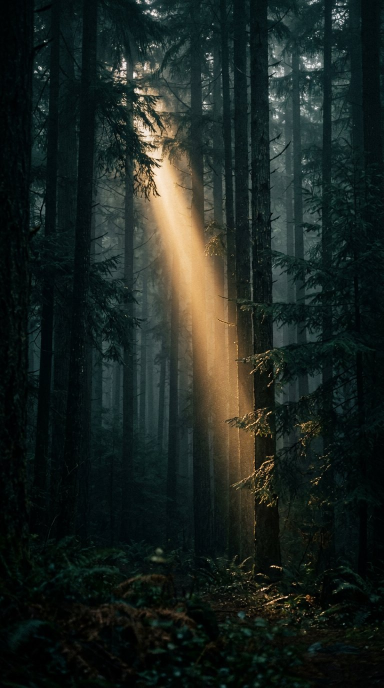
#> input picture app/assets/img/bg1.jpg, 768 x 1376 px (shown at 1/2 size)
$ python -i render.py   (imports and definitions only)
#> lines starting #> are read from the running program, lines starting #| are printed output that depends on the picture
#!/usr/bin/env python3
"""WF-03 V2 picture renderer — TUMHARI RESERVED SEAT · MONARCH NOIR IMAX TABAHI.

A deterministic 1920x1080 / 24 fps / 74 s multi-plane noir railway-platform upgrade. It does
not reuse THE SHADOW's lantern/cast-shadow device or THE WINDOW's apartment
facade. The physical spine is one self-punching reserved ticket.
"""
from __future__ import annotations

import argparse
import bisect
import json
import math
from pathlib import Path
import subprocess
import sys
import time
from functools import lru_cache

import numpy as np
from PIL import Image, ImageDraw, ImageFilter, ImageFont, ImageChops, ImageEnhance

HERE = Path(__file__).resolve().parent
PROJECT = HERE.parent
STYLE = PROJECT.parents[1]
REPO = STYLE.parents[1]
WF01 = REPO / "styles" / "monarch-stickman-animation"
sys.path.insert(0, str(WF01 / "src"))
sys.path.insert(0, str(STYLE / "src"))
sys.path.insert(0, str(PROJECT / "src"))
import human as HM  # noqa: E402

W, H, FPS = 1920, 1080, 24
# [1 line that did not run here, left out]
# [1 line that did not run here, left out]
# [1 line that did not run here, left out]
# [1 line that did not run here, left out]
# [1 line that did not run here, left out]
FONT_DIR = PROJECT / "assets" / "fonts"
_FONTS = {}

BLACK = (5, 6, 9)
WALL = (13, 16, 21)
FLOOR = (16, 19, 24)
BONE = (232, 230, 220)
SLATE = (110, 120, 132)
CYAN = (91, 160, 184)
BLUE = (64, 98, 142)
RED = (188, 43, 42)
AMBER = (224, 164, 80)
GREEN = (78, 142, 106)


def clamp(x, a=0.0, b=1.0): return max(a, min(b, x))
def ease(x): x=clamp(x); return x*x*(3-2*x)
def out(x,p=3): return 1-(1-clamp(x))**p


# [15 lines left out: functions font, fit, not called in this run]


def base_gradient():
    yy=np.linspace(0,1,H,dtype=np.float32)[:,None,None]
    top=np.array([7,9,14],np.float32)[None,None,:]
    bot=np.array([17,20,25],np.float32)[None,None,:]
    arr=top*(1-yy)+bot*yy
    arr=np.repeat(arr,W,axis=1)
    rng=np.random.default_rng(3301)
    arr += rng.normal(0,1.5,(H,W,1)).astype(np.float32)
    return Image.fromarray(np.clip(arr,0,255).astype(np.uint8),"RGB").convert("RGBA")

BASE=base_gradient()
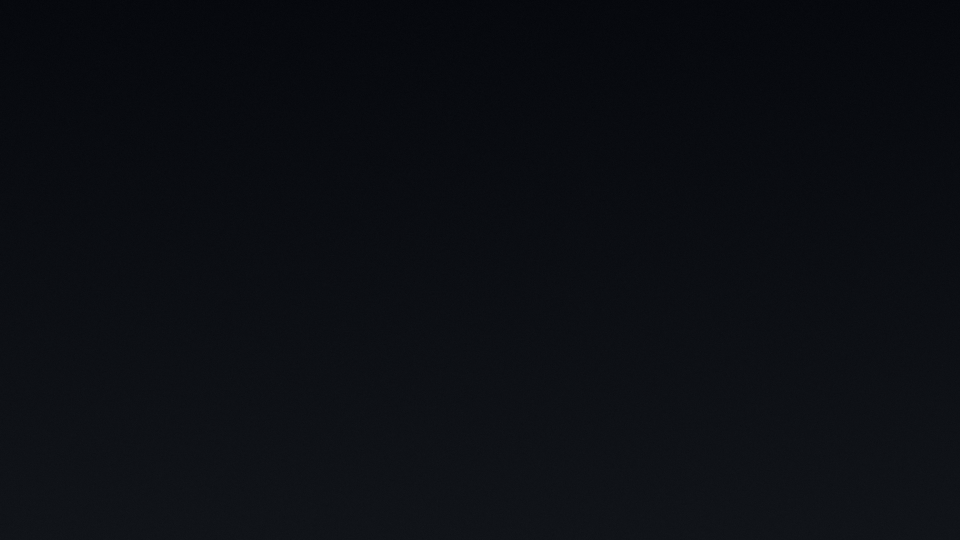
#> BASE: PIL image 1920x1080 RGBA (shown at 1/2 size); mean R, G, B, A 11.5, 14, 19, 255


# [395 lines left out: functions glow, station, _station_q, title, small, draw_ticket and 9 more, not called in this run]


# ---------------------------------------------------------------------------
# V2 NOIR IMAX TABAHI LAYER
# Deepens the existing platform into foreground/mid/background planes, adds
# motivated dolly/lens controls, real floor reflection, suspended rain depth,
# anamorphic practicals and five authored visual set pieces. Darkness remains
# controlled; the upgrade is spatial and cinematic rather than merely louder.
V2_WTF_BEATS={1,12,21,25,34}
V2_TRANSITIONS=(
    "printer_macro_depth","train_window_match","rail_occlusion_whip","split_flap_volume",
    "fluorescent_phase_cut","ticket_hole_constellation","reflection_roll","clock_shutter",
    "rain_freeze_orbit","amber_relay_bloom","platform_dolly_pass","carriage_portal",
)


def _beat_at(t):
    idx=min(len(BEATS)-1,max(0,bisect.bisect_right(STARTS,t)-1));b=BEATS[idx]
    return b,clamp((t-b["t0"])/max(.001,b["t1"]-b["t0"])),t-b["t0"]


# [120 lines left out: functions _camera_control, _atmos_plate, _floor_reflection, _lens_and_rain, _setpiece, _transition_energy, not called in this run]


def render_frame(i):
    t=i/FPS;beat,p,lp=_beat_at(t);bid=beat["id"]
    amber=out((t-64.59)/9.2)*.75 if t>64.59 else 0.0
    col=RED if bid in (1,2,5,6,11,24,25,26,27) else (AMBER if bid>=19 and bid not in (22,23,28,29,30) else (GREEN if bid in (22,23,28,29,30,31,32) else CYAN))
    base=_render_base_frame(i).convert("RGBA")
    base=_camera_control(base,t,bid,p)
    _floor_reflection(base,t,bid)
    atmos=_atmos_plate(int(t*4)%16,bid).resize((W,H),Image.Resampling.BICUBIC)
    base=Image.alpha_composite(base,atmos)
    fx=Image.new("RGBA",(W,H),(0,0,0,0))
    _lens_and_rain(fx,t,bid,p,col)
    _setpiece(fx,t,bid,p,col)
    # Motivated volumetric shaft shifts from cyan to amber only after action.
    fd=ImageDraw.Draw(fx,"RGBA");sx=360+(t*.9%1)*1180
    c=AMBER if t>=64.59 else CYAN
    fd.polygon([(sx-80,135),(sx+70,135),(sx+430,900),(sx-310,900)],fill=c+((13 if bid not in V2_WTF_BEATS else 24),))
    outim=Image.alpha_composite(base,fx)
    tr=_transition_energy(outim,lp,bid,col)
    if tr is not None:outim=tr
    # Cinemascope aperture breathes only at truth/finale; output remains 16:9.
    if bid in (25,34):
        bars=int(20+34*math.sin(math.pi*p));dd=ImageDraw.Draw(outim,"RGBA")
        dd.rectangle([0,0,W,bars],fill=BLACK+(245,));dd.rectangle([0,H-bars,W,H],fill=BLACK+(245,))
    # Restrained noir grade: richer blacks, protected practicals.
    rgb=ImageEnhance.Contrast(outim.convert("RGB")).enhance(1.075)
    return ImageEnhance.Color(rgb).enhance(.93 if t<64.59 else 1.04)

def ffmpeg_exe():
    import imageio_ffmpeg
    return imageio_ffmpeg.get_ffmpeg_exe()


# [34 lines left out: functions render_video, contact_sheet, main, not called in this run]

# [1 line not run here, left out]

>>> import cv2
>>> picture = cv2.imread('../../../../../app/assets/img/bg1.jpg', cv2.IMREAD_GRAYSCALE)
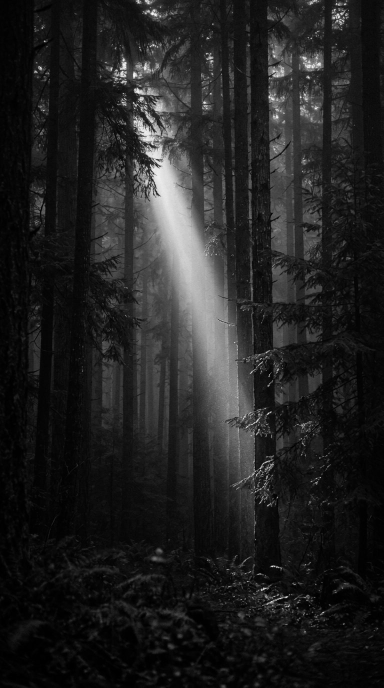
#> picture: shape (1376, 768) (shown at 1/2 size); min 0, max 255, mean 33.6
>>> result = render_frame(picture)
#> (the run stopped early here; a loop or call above may not have finished)

$ run again, on app/assets/img/bg2.jpg
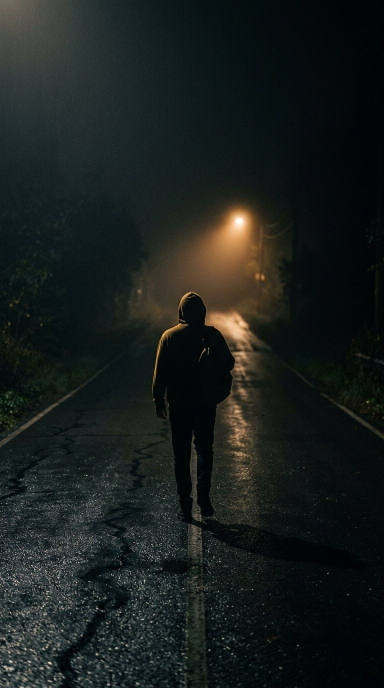
#> input picture app/assets/img/bg2.jpg, 768 x 1376 px (shown at 1/2 size)
#> `picture = cv2.imread('../../../../../app/assets/img/bg1.jpg', cv2.IMRE..`:
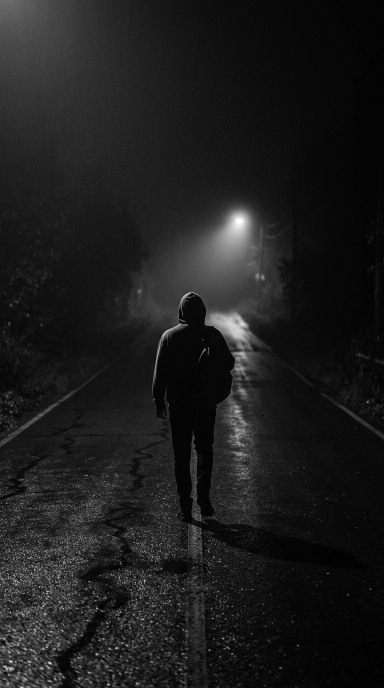
#> picture: shape (1376, 768) (shown at 1/2 size); min 0, max 255, mean 28.6

$ run again, on app/assets/img/bg3.jpg
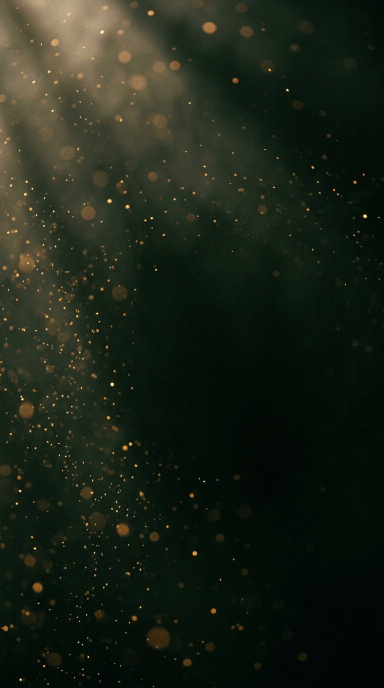
#> input picture app/assets/img/bg3.jpg, 768 x 1376 px (shown at 1/2 size)
#> `picture = cv2.imread('../../../../../app/assets/img/bg1.jpg', cv2.IMRE..`:
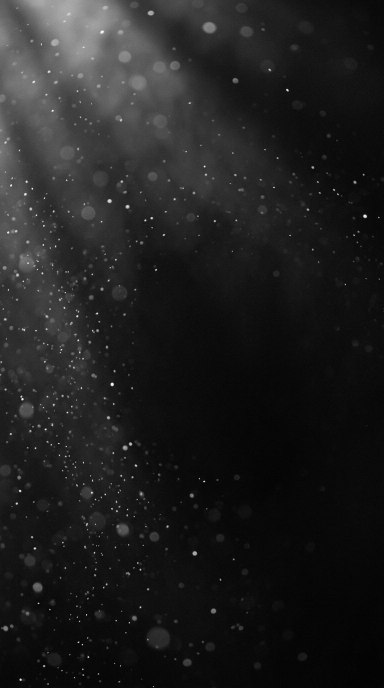
#> picture: shape (1376, 768) (shown at 1/2 size); min 0, max 255, mean 31.3

$ run again, on app/assets/img/bg4.jpg
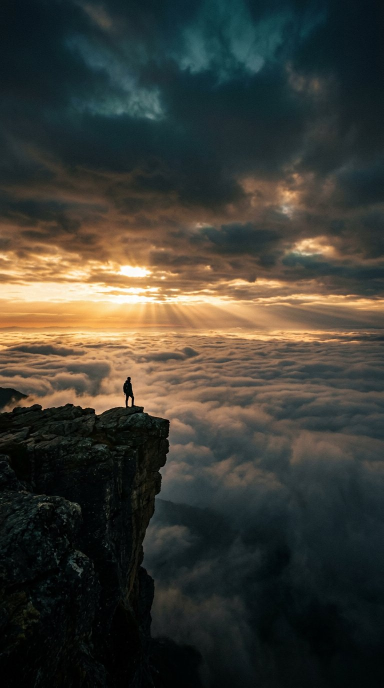
#> input picture app/assets/img/bg4.jpg, 768 x 1376 px (shown at 1/2 size)
#> `picture = cv2.imread('../../../../../app/assets/img/bg1.jpg', cv2.IMRE..`:
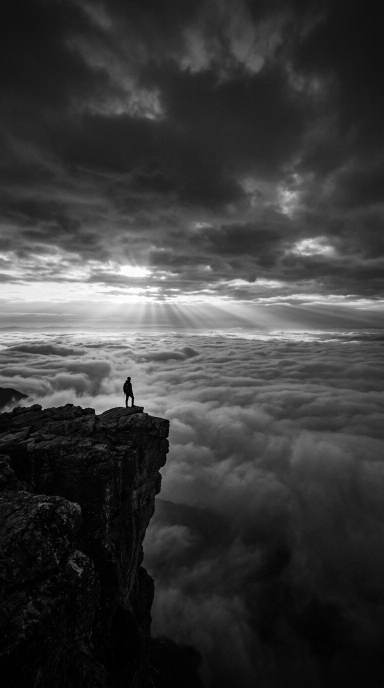
#> picture: shape (1376, 768) (shown at 1/2 size); min 0, max 255, mean 59.1
